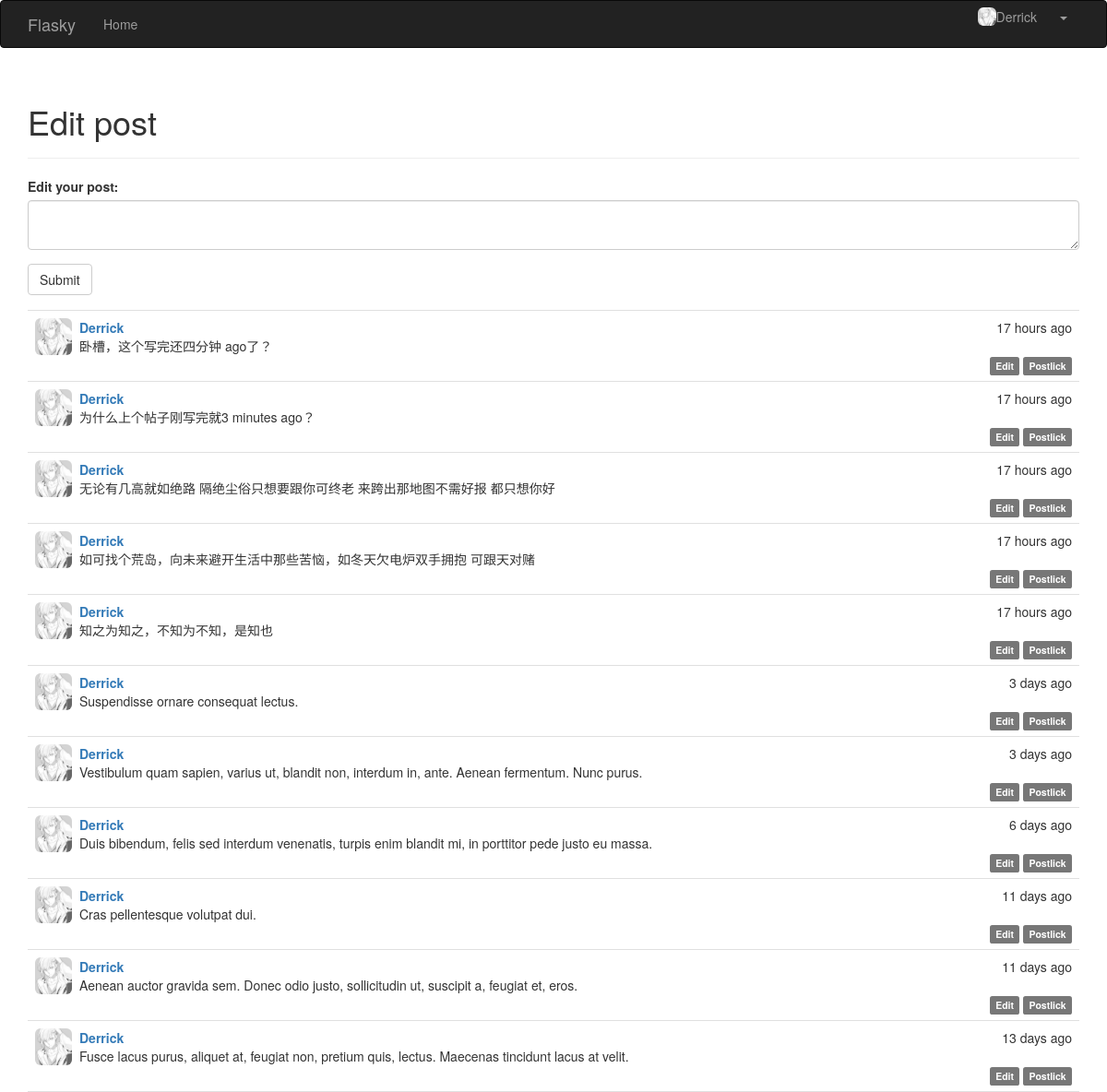
/edit_post (signed in), run on an earlier commit of the app's database.
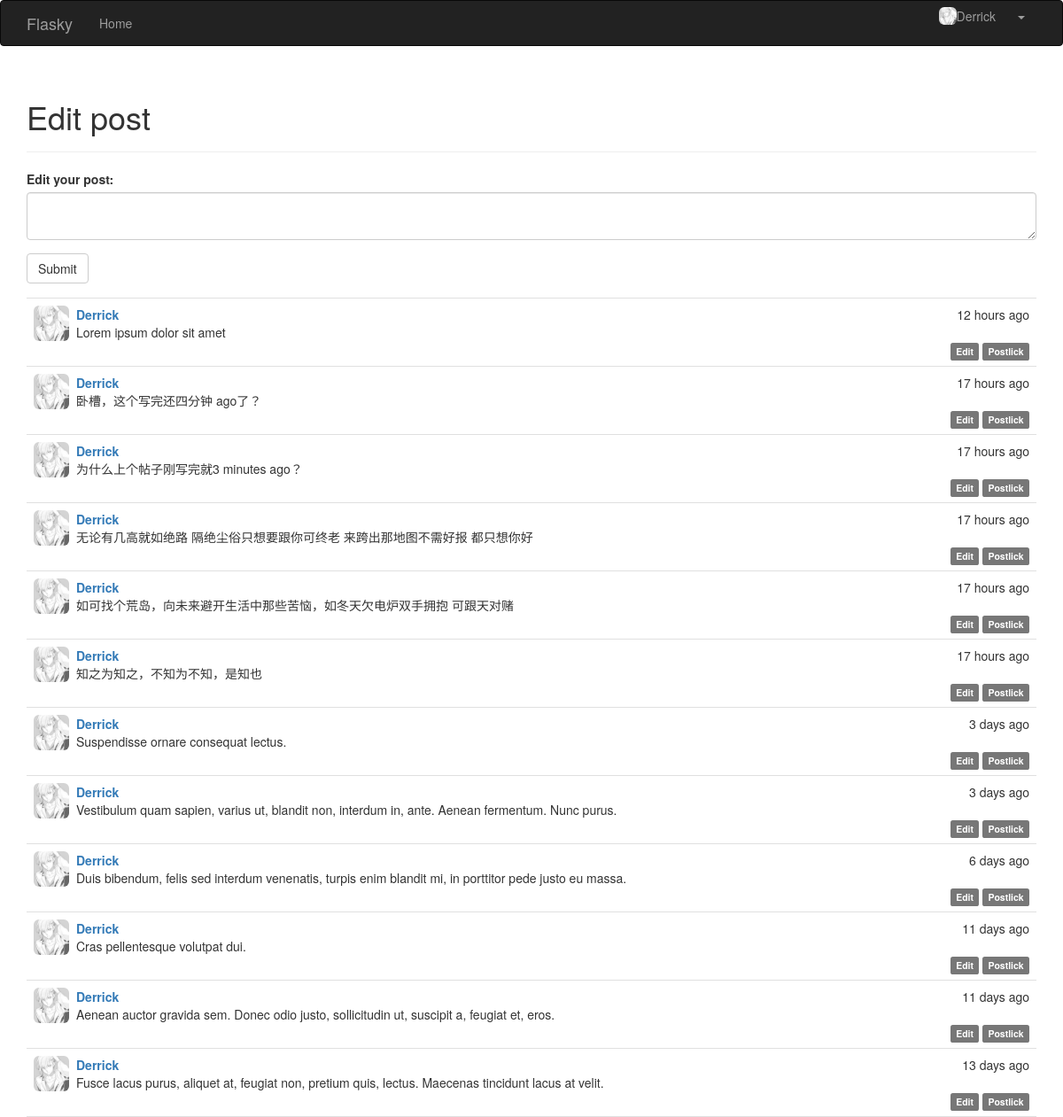
And on a later commit of the database.
### app/models.py (models this page shows, shortened)
class Post(db.Model):
	__tablename__='posts'
	id=db.Column(db.Integer,primary_key=True)
	body=db.Column(db.Text)
	body_html = db.Column(db.Text)
	timestamp=db.Column(db.DateTime,index=True,default=datetime.utcnow())
	author_id=db.Column(db.Integer,db.ForeignKey('users.id'))

class User(UserMixin,db.Model):
	__tablename__='users'
	id = db.Column(db.Integer, primary_key=True)
	username = db.Column(db.String(128), unique=True, index=True)
	gender = db.Column(db.String(32))
	address = db.Column(db.String(128))
	age=db.Column(db.Integer)
	date_of_born = db.Column(db.String(32))
	password_hash = db.Column(db.String(128))
	email = db.Column(db.String(64))
	selfintr=db.Column(db.String(256))
	role_id=db.Column(db.Integer,db.ForeignKey('roles.id'))
	confirmed=db.Column(db.Boolean,default=False)
	member_since=db.Column(db.DateTime(),default=datetime.utcnow)
	last_login=db.Column(db.DateTime(),default=datetime.utcnow)
	head_img=db.Column(db.String)
	posts=db.relationship('Post',backref='author',lazy='dynamic')
	@property
	def password(self):
		raise AttributeError('Password can not be read!')

### app/main/views.py (the view, shortened to what this page needs)
@main.route('/edit_post',methods=['POST',"GET"])
@login_required
def edit_post():
	form=EditPostForm()
	posts=current_user.posts.order_by(Post.timestamp.desc()).all()
	return render_template('edit_post.html',form=form,posts=posts)

### app/main/form.py
class EditPostForm(FlaskForm):
	body=TextAreaField('Edit your post:',validators=[DataRequired(),Length(min=5)])
	submit=SubmitField('Submit')

### app/auth/views.py (called while the page is built)
@auth.before_app_request
def last_login():
	if current_user.is_authenticated:
		current_user.last_login=datetime.utcnow()

@auth.before_app_request
def before_request():
	if current_user.is_authenticated and not current_user.confirmed and request.endpoint[:5]!='auth.' and request.endpoint!='static':
		return redirect(url_for('auth.unconfirmed'))

### app/main/__init__.py (called while the page is built)
@main.app_context_processor
def inject_permission():
	return dict(Permission=Permission)

### app/models.py (called while the page is built)
@login_manager.user_loader
def load_user(user_id):
	return User.query.get(int(user_id))

### app/templates/edit_post.html (shortened to what this page needs)
{% extends "base.html" %}
{%import "bootstrap/wtf.html" as wtf %}
{% block page_content %}
<div class="page-header">
    <h1>Edit post</h1>
</div>
{{ wtf.quick_form(form) }}
{% include "_posts.html" %}
{% endblock %}

### app/templates/_posts.html
<ul class="posts">
    {% for post in posts %}
    <li class="post">
        <div class="post-thumbnail">
            <a href="{{url_for('main.profile',username=post.author.username)}}">
                <img class="img-rounded profile-thumbnail" src="{{post.author.head_img}}" height="40" width="40">
            </a>
        </div>
        <div class="post-date">{{ moment(post.timestamp).fromNow(refresh=True) }}</div>
        <div class="post-author">
            <a href="{{url_for('main.profile',username=post.author.username)}}">
                {{ post.author.username }}
            </a>
        </div>
        <div class="post-content">
            {{ post.body }}
            <div class="post-footer">
                {% if post in current_user.posts %}
                <a href="{{url_for('main.edit_old_post',id=post.id)}}">
                    <span class="label label-default">Edit</span>
                </a>
                {% endif %}
                <a href="{{url_for('main.post',id=post.id)}}">
                    <span class="label label-default">Postlick</span>
                </a>
            </div>
        </div>
    </li>
    {% endfor %}
</ul>

What changed in the data, as far as the page shows it:
added Post: author.head_img (picture), timestamp "12 hours ago", author.username "Derrick", body "Lorem ipsum dolor sit amet"
